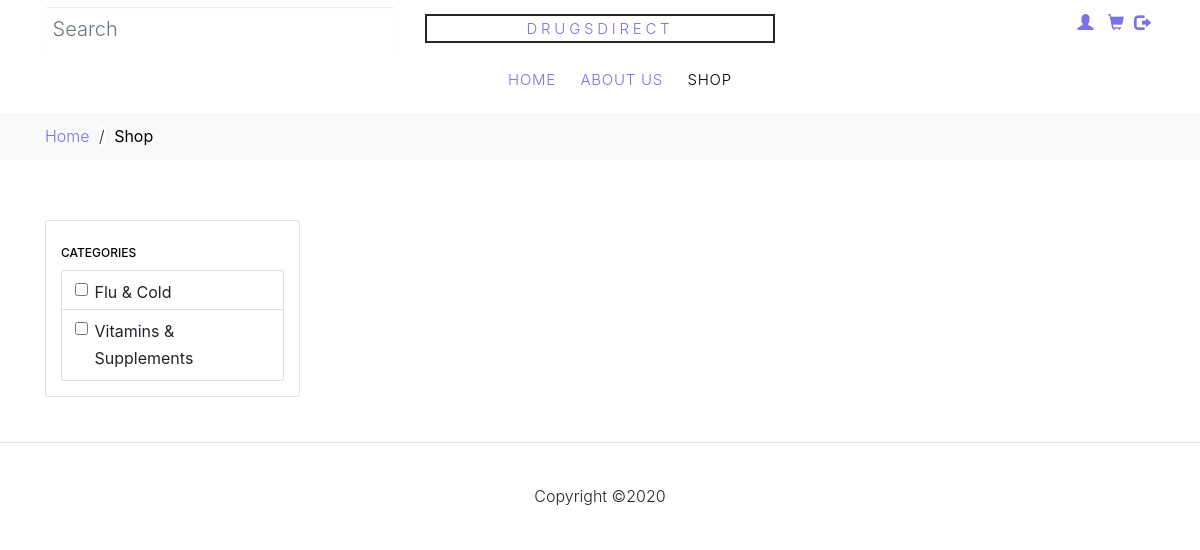
The page /shop.php on the database its author committed.
### tables this page shows
CREATE TABLE IF NOT EXISTS `category` (
  `category_id` int(11) NOT NULL AUTO_INCREMENT,
  `category_name` varchar(50) NOT NULL,
  `category_status` enum('0','1') NOT NULL,
  PRIMARY KEY (`category_id`)
);

### src/shop.php (the view, shortened to what this page needs)
<?Php
$search_query = '';
$categories = [];
?>
<!DOCTYPE html>
<html lang="en">
  <head>
  <link rel="stylesheet" href="https://maxcdn.bootstrapcdn.com/bootstrap/3.4.0/css/bootstrap.min.css">
    <link rel="stylesheet" href="css/bootstrap.min.css">
	<link rel="stylesheet" href="css/index.css">
  </head>
  <body>
  <div class="site-wrap">
    <header class="site-navbar">
      <div class="site-navbar-top">
        <div class="container">
          <div class="row align-items-center">
            <div class="col-6 col-md-4 order-2 order-md-1">
              <form action="shop.php" class="site-block-top-search">
                <input type="text" name="query" class="form-control border-0" placeholder="Search" value="<?php echo $search_query;?>">
              </form>
            </div>
            <div class="col-12 mb-3 mb-md-0 col-md-4 order-1 order-md-2 text-center">
              <div class="site-logo">
                <a href="index.php" class="js-logo-clone">DrugsDirect</a>
              </div>
            </div>
            <div class="text-right col-6 col-md-4 order-3 order-md-3">
              <div class="site-top-icons">
                <ul>
                  <li><a href="signup.php"><span class="icon glyphicon glyphicon-user"></span></a></li>
                  <li><a href="cart.php" class="site-cart"><span class="icon glyphicon glyphicon-shopping-cart"></span>
                  <li><a href="logout.php"><span class="glyphicon glyphicon-log-out"></span></a></li>
                    </a>
                  </li>
                </ul>
              </div>
            </div>
          </div>
        </div>
      </div>
      <nav class="site-navigation text-md-center" role="navigation">
        <div class="container">
          <ul class="site-menu">
            <li><a href="index.php">Home</a></li>
            <li><a href="about.php">About us</a></li>
            <li class="active"><a href="shop.php">Shop</a></li>
          </ul>
        </div>
      </nav>
    </header>
    <div class="bg-light py-3">
      <div class="container">
        <div class="row">
          <div class="col-md-12 mb-0"><a href="index.php">Home</a> <span class="mx-2 mb-0">/</span> <strong class="text-black">Shop</strong></div>
        </div>
      </div>
    </div>
    <div class="site-section">
      <div class="container">
        <div class="row mb-5">
          <div class="col-md-3 order-1 mb-4 mb-md-0">
            <div class="border p-4 rounded mb-4">
              <h3 class="mb-3 h6 text-uppercase text-black d-block">Categories</h3>
              <ul class="list-unstyled mb-0">
			    <?php
					$servername = 'localhost';
					$username = 'root';
					$password = '';
					$con = new mysqli($servername, $username, $password, "pharmacy_db");
          $sql=mysqli_query($con, "SELECT * FROM category where category_status='1'");
					if(mysqli_num_rows($sql)){
					while($product_array=mysqli_fetch_array($sql)){
                    ?>
                    <div class="list-group-item checkbox">
                        <label><input type="checkbox" <?php if(in_array(trim($product_array['category_name']),$categories)) echo 'checked'; else echo 'test'; ?> class="common_selector category" value="<?php echo $product_array['category_name']; ?>" > <?php echo $product_array['category_name']; ?> </label>
                    </div>
                    <?php
                    }
					}
                    ?>
				</ul>
                </div>
            </div>
          </div>
			 </div>
          </div>
        </div>
 <footer class="site-footer border-top">
          <div class="col-md-12 text-center">
            <p>
            Copyright &copy;<script>document.write(new Date().getFullYear());</script>
            </p>
          </div>
    </footer>
  </body>
</html>

### src/css/index.css (style rules this page uses)
.form-control { display: block; width: 100%; height: 4.3rem !important; padding: 0.375rem 0.75rem; font-size: 2rem !important; line-height: 1.5; color: #495057; background-color: #fff; background-clip: padding-box; }
span { background-color: #ffffff; }
body { line-height: 1.7; font-weight: 300; font-size: 16px; }
a { -webkit-transition: .3s all ease; -o-transition: .3s all ease; transition: .3s all ease; }
.text-black { color: #000; }
footer { padding-top:4rem; padding-bottom:4rem }
.features-icons, .site-section { padding-top:6rem }
@media (min-width: 768px) { .site-logo { text-transform: uppercase; letter-spacing: .25em; font-size: 15px; padding-left: 5px; padding-right: 5px; border: 2px solid #25262a; } }
@media (min-width: 768px) { .site-navigation .site-menu > li { display: inline-block; padding: 10px 5px; padding: 10px 10px; text-transform: uppercase; letter-spacing: .05em; color: #000; font-size: 15px; text-decoration: none !important; } }
@media (min-width: 768px) { .site-navigation .site-menu .active > a { color: black; } }
@media (min-width: 768px) { .site-top-icons ul li { display: inline-block; padding: 10px 5px; } }

### rows shown on the page
category: category_name "Flu & Cold"
category: category_name "Vitamins & Supplements"
